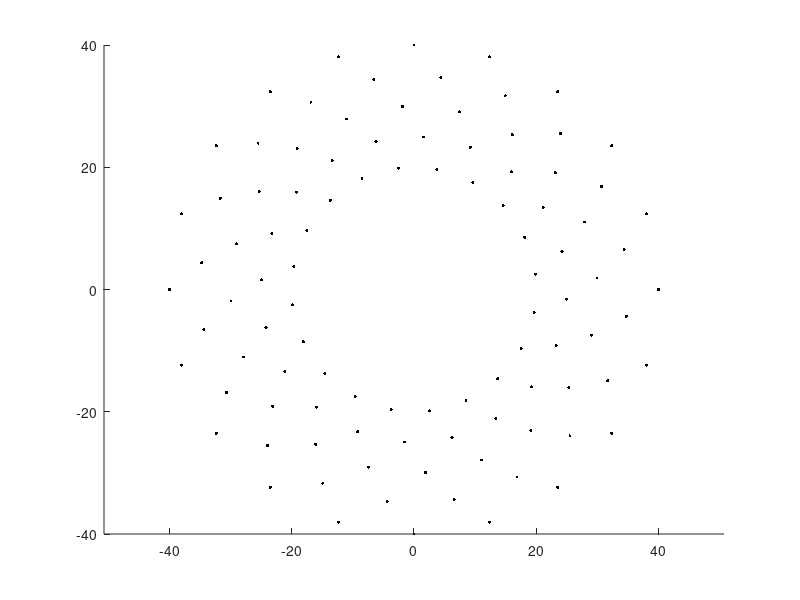

Write the MATLAB code that produced this figure.

ring_radii = 20:5:40;
num_rings = length(ring_radii);

num_points = 20;
theta_offset = pi/25;

figure
hold on
for ind_ring = 1:num_rings
    thetas = linspace(0,2*pi, num_points+1);
    thetas(end) = [];
    thetas = thetas + ind_ring*theta_offset;
    xs = ring_radii(ind_ring)*cos(thetas);
    ys = ring_radii(ind_ring)*sin(thetas);

    scatter(xs,ys, 5, 'k','filled')
end

axis equal